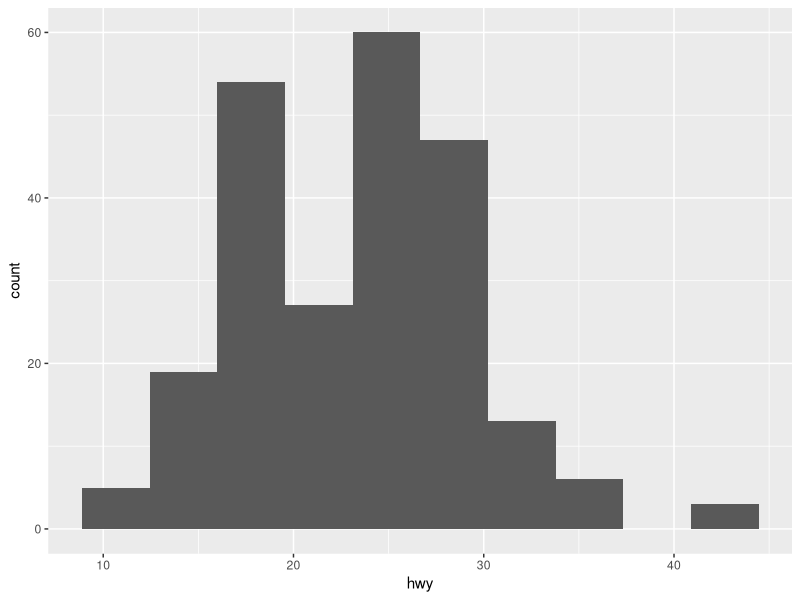
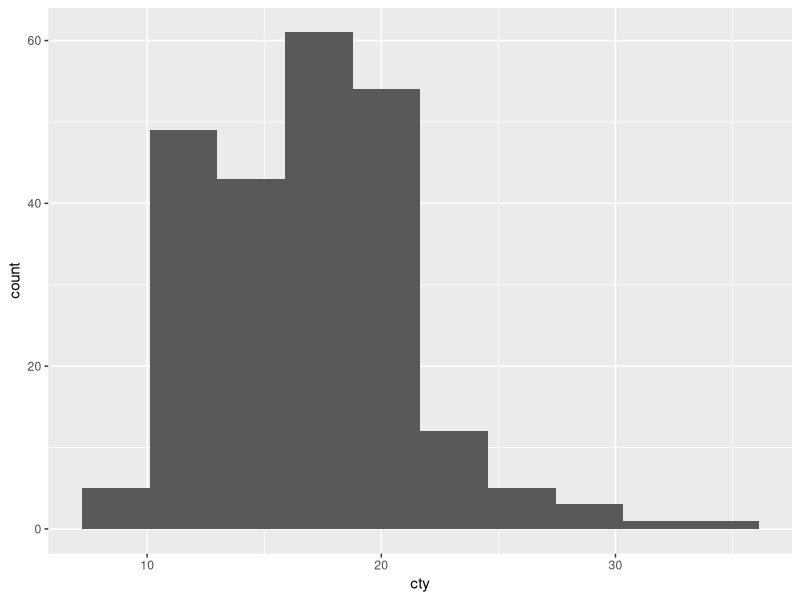
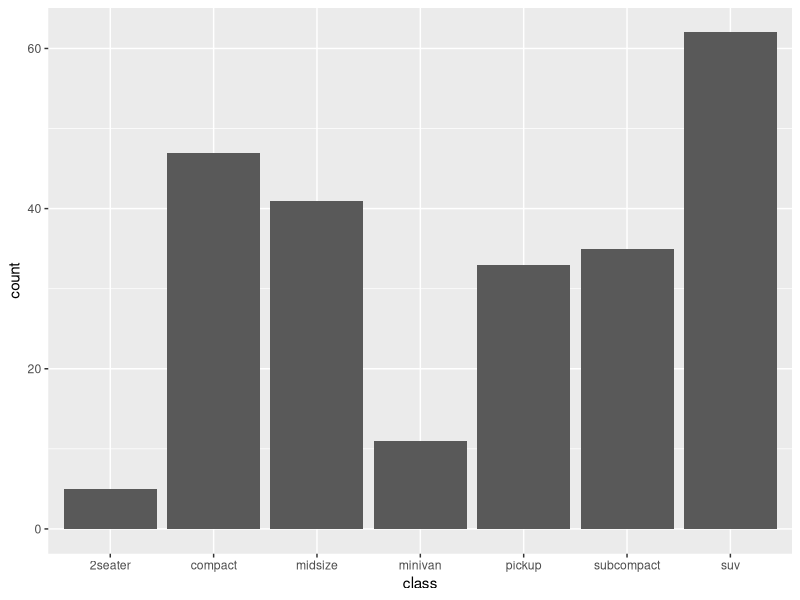
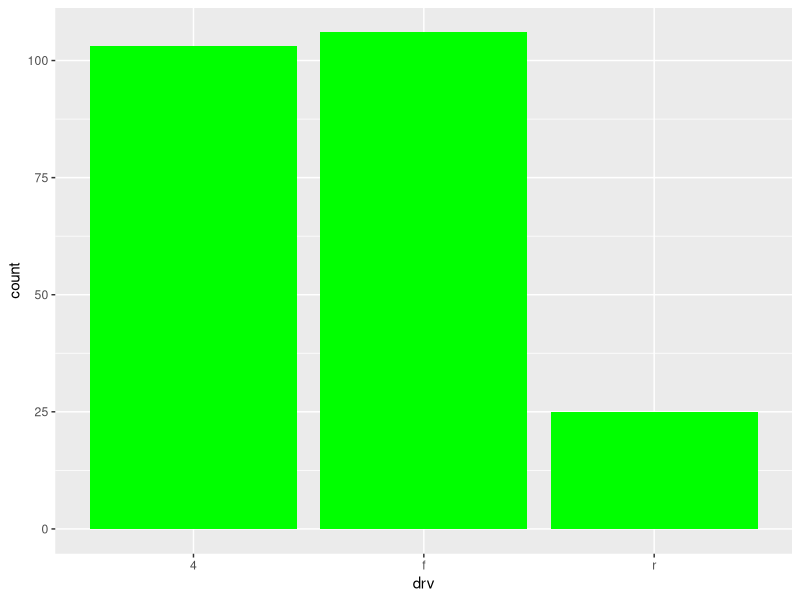
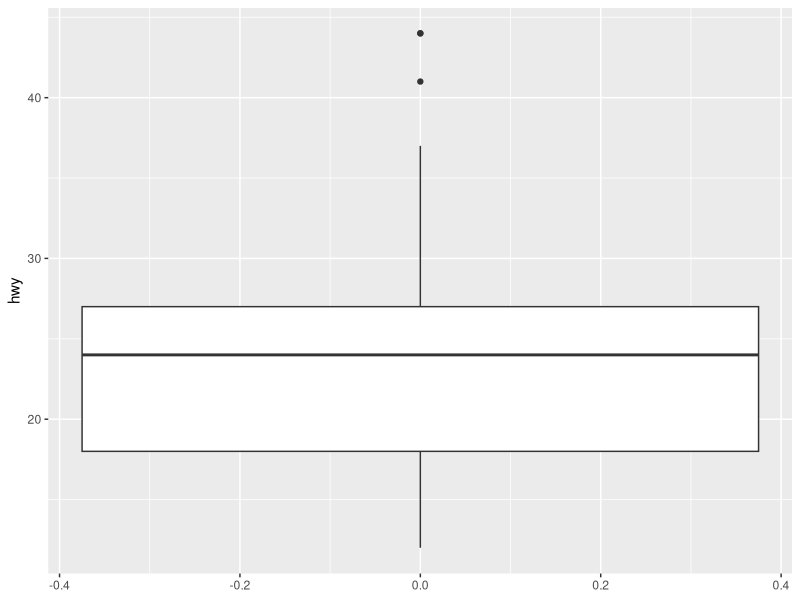
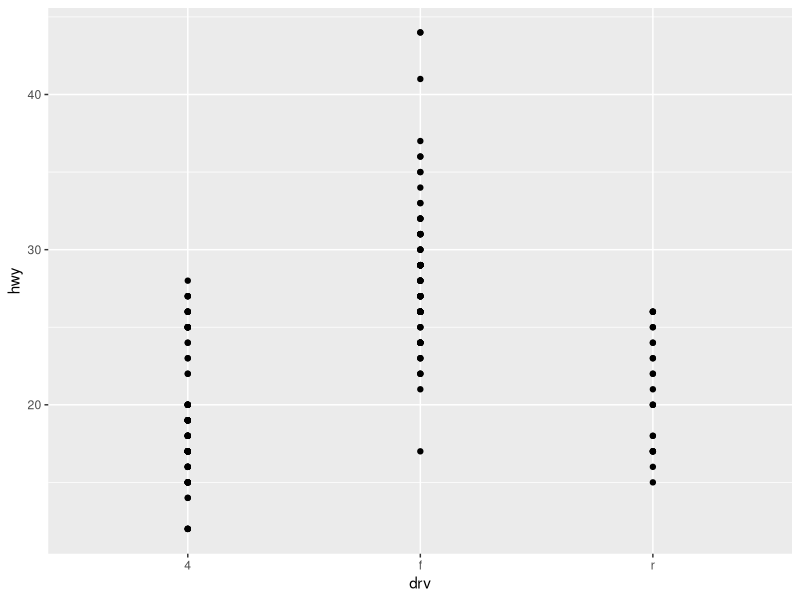
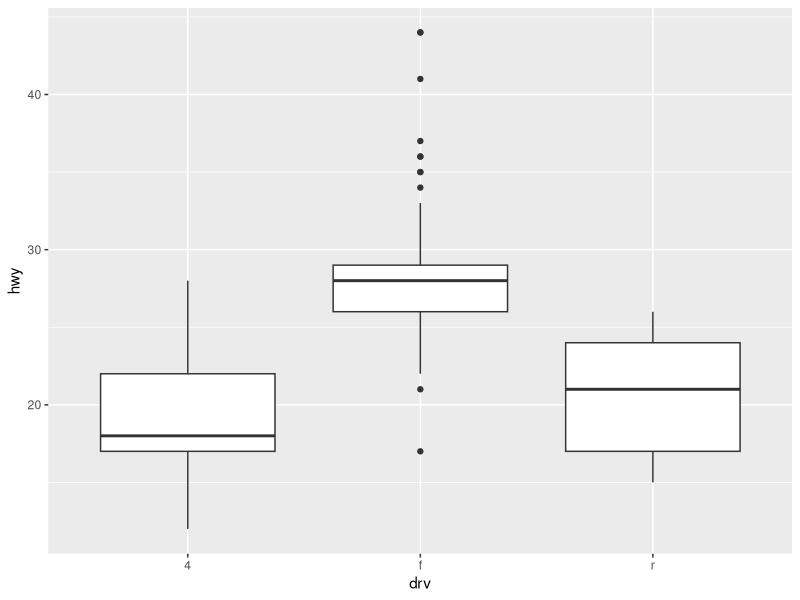
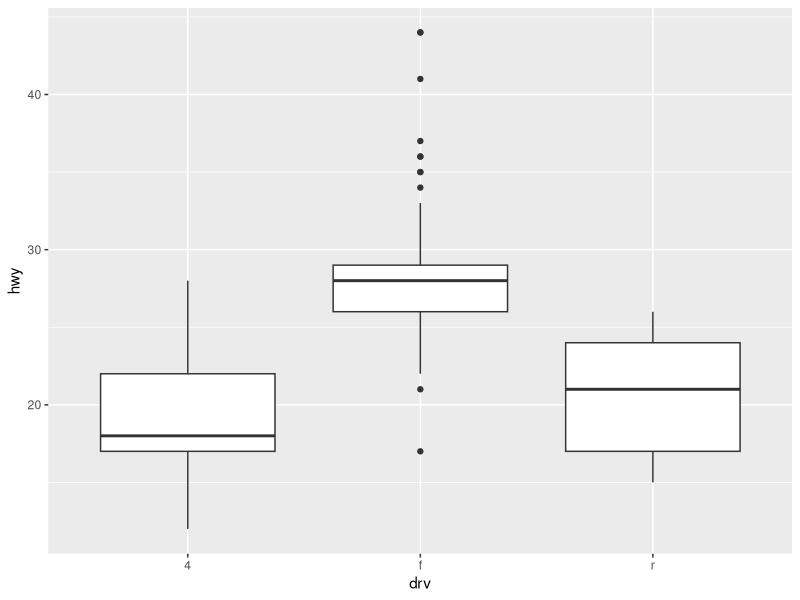

The R source for these figures, in order:
# ggplot

library(tidyverse)

# 히스토그램(histogram): 연속형 변수의 분포
# 고속도로 연비의 분포
ggplot(data = mpg) +
  geom_histogram(mapping = aes(x = hwy), bins = 10)

# 시내 연비 분포
ggplot(data = mpg) +
  geom_histogram(mapping = aes(x = cty), bins = 10)

# 막대 그래프: 범주형 변수 분포
# 자동차 종류(class)별 모델 개수
ggplot(data = mpg) +
  geom_bar(mapping = aes(x = class))

# 자동차 구동 방식(drv)별 모델 개수
ggplot(data = mpg) +
  geom_bar(mapping = aes(x = drv), fill = 'green')
# 막대 그래프(bar, histogram, ...)에서 color 속성은 막대의 테두리 색깔을 의미.
# 막대 그래프에서 막대 내부 색깔은 fill 속성을 사용함.

# box plot - 기술 통계량
# hwy의 기술 통계량
ggplot(data = mpg) + 
  geom_boxplot(mapping = aes(y = hwy))

# hwy ~ drv scatter plot
qplot(x = drv, y = hwy, data = mpg)
# 자동차 구동방식(drv)별 고속도로연비(hwy)의 boxplot
ggplot(data = mpg) +
  geom_boxplot(mapping = aes(x = drv, y = hwy))

qplot(x = drv, y = hwy, data = mpg, geom = 'boxplot')

# 실린더 개수(cyl)별 고속도로 연비(hwy)의 scatter plot
qplot(x = cyl, y = hwy, data = mpg)

# 실린더 개수(cyl)별 고속도로 연비(hwy)의 box plot
ggplot(data = mpg) +
  geom_boxplot(mapping = aes(x = as.factor(cyl), y = hwy))
# as.factor(변수): 변수를 factor로 바꿈(범주형 변수로 바꿈).

ggplot(data = mpg) +
  geom_boxplot(mapping = aes(y = hwy, group = cyl))
